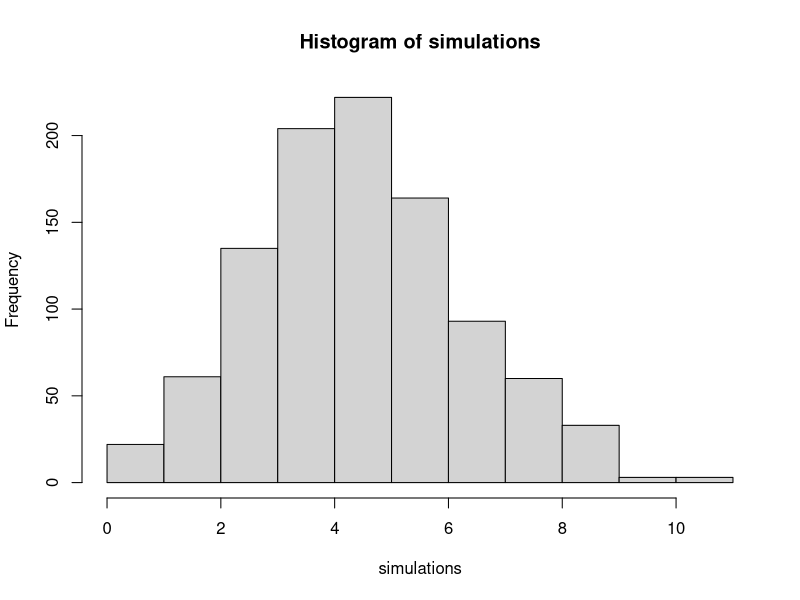
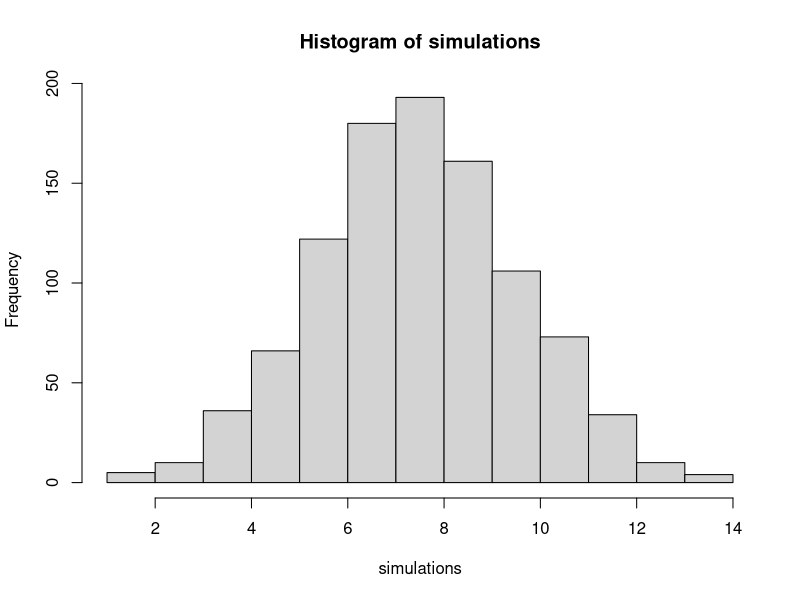

Source code (R) for these figures, in order:
## ---- chunk 1
library(tidyverse)
## ---- chunk 2
set.seed(1234)

simulations <- rbinom(n = 1000, size = 20, prob = .317)

table(simulations)
## ---- chunk 3
set.seed(1234)

simulations <- rbinom(n = 1000, size = 15, prob = .326)

hist(simulations)
## ---- chunk 4
table(simulations)
## ---- chunk 5
library(dplyr)

set.seed(1234)

simulations <- rbinom(n = 1000, size = 1, prob = .377)

four_in_a_row <- mean(simulations == 1 & lead(simulations, 1) == 1 & lead(simulations, 2) == 1 & lead(simulations, 3) == 1)

odds <- 1/four_in_a_row
## ---- chunk 6
set.seed(1234)

simulations <- rbinom(n = 1000, size = 17, prob = .465)

hist(simulations)
## ---- chunk 7
table(simulations)
